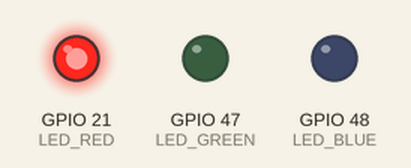
The program below on a simulated ESP32 board running MicroPython. Shown: output pins drawn as LEDs (lit = HIGH).

Above: at 0.5 s.
At 1.5 s:
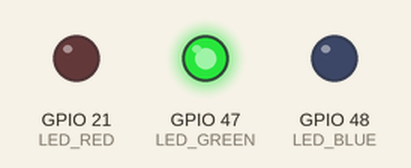
At 5.5 s:
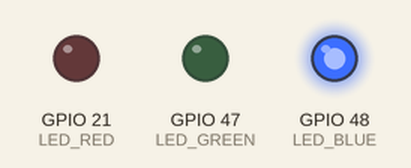
Timing chart, 0 to 6.9 s (numbered marks = the images above):
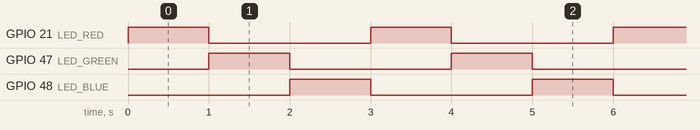

The program:

led_4_2.py
```python
from machine import Pin
import time

LED_RED = Pin(21,Pin.OUT)
LED_GREEN = Pin(47,Pin.OUT)
LED_BLUE = Pin(48,Pin.OUT)

while True:
    LED_RED.value(1)
    LED_GREEN.value(0)
    LED_BLUE.value(0)
    time.sleep(1.0)

    LED_RED.value(0)
    LED_GREEN.value(1)
    LED_BLUE.value(0)
    time.sleep(1.0)

    LED_RED.value(0)
    LED_GREEN.value(0)
    LED_BLUE.value(1)
    time.sleep(1.0)
```

Measured:
- by itself, GPIO 21 (LED_RED), GPIO 47 (LED_GREEN), GPIO 48 (LED_BLUE): alternates HIGH for 1.0 s and LOW for 2.0 s
- by itself, everything shown: repeats every 3.0 s, in 3 steps
